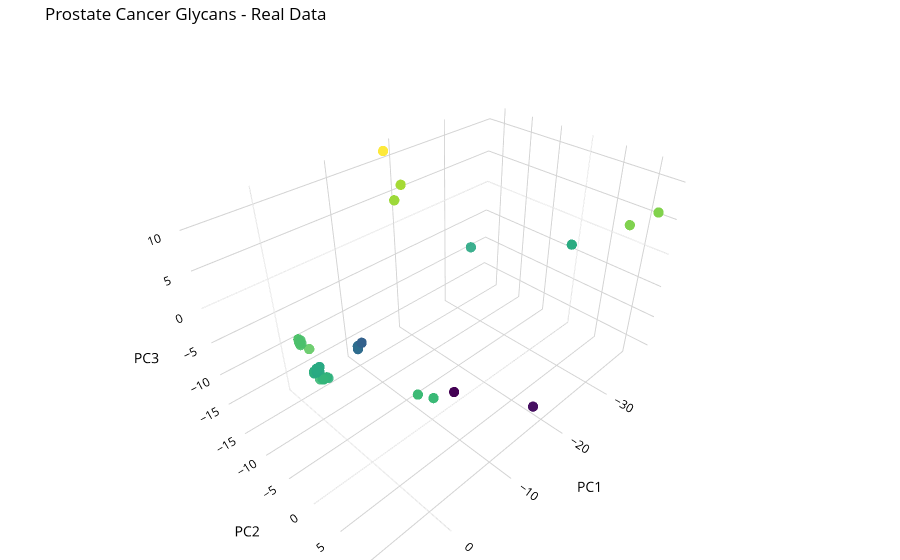
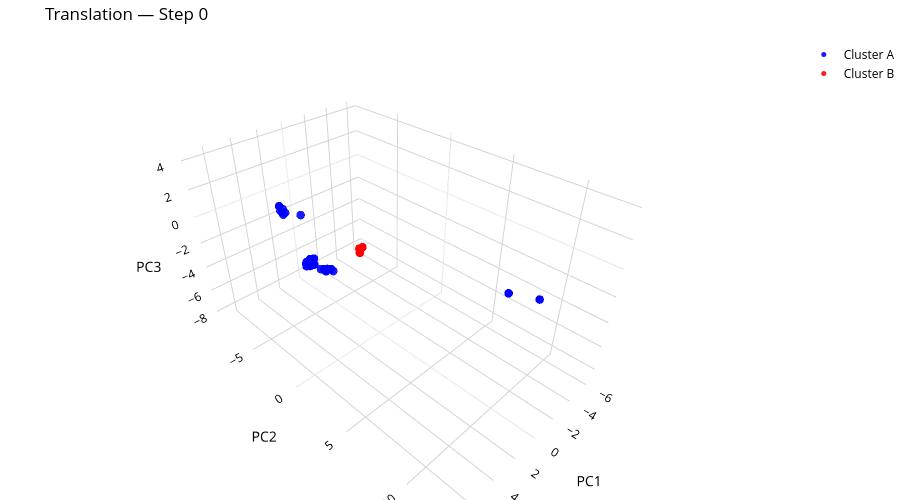
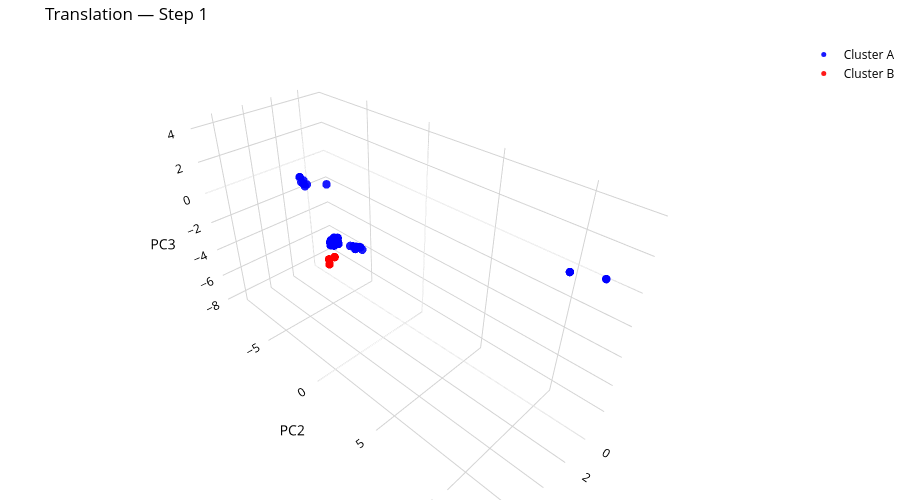
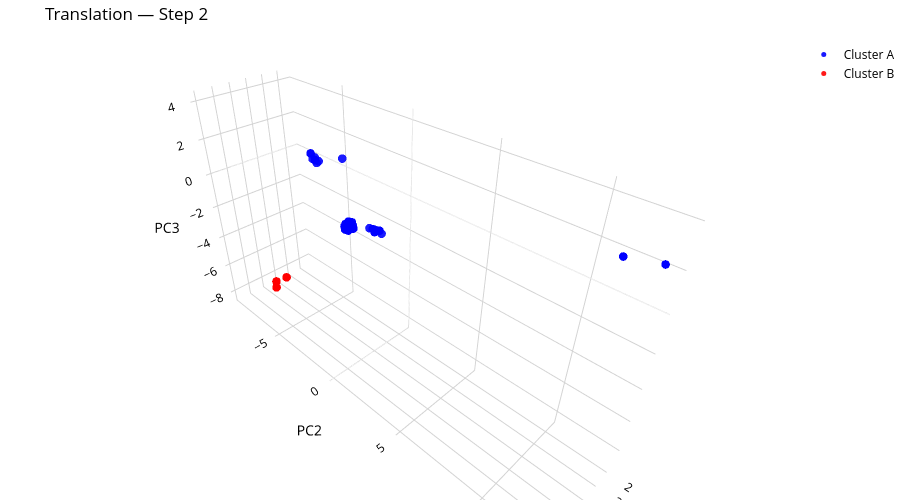

Here is the notebook cell these charts were saved with, in order:
### Code cell
# Original plot for reference
plot_cloud(points, title='Prostate Cancer Glycans - Real Data')

# Make visual sweep steps
def plot_sweep_steps(A, steps, title_prefix, color_A='blue', color_B='red'):
    for i, B_step in enumerate(steps):
        fig = go.Figure()
        
        fig.add_trace(go.Scatter3d(
            x=A[:, 0], y=A[:, 1], z=A[:, 2],
            mode='markers', name='Cluster A',
            marker=dict(size=5, color=color_A, opacity=0.9)
        ))
        fig.add_trace(go.Scatter3d(
            x=B_step[:, 0], y=B_step[:, 1], z=B_step[:, 2],
            mode='markers', name='Cluster B',
            marker=dict(size=5, color=color_B, opacity=0.9)
        ))
        
        fig.update_layout(
            title=f'{title_prefix} — Step {i}',
            scene=dict(
                xaxis_title='PC1', yaxis_title='PC2', zaxis_title='PC3',
                bgcolor='white',
                xaxis=dict(backgroundcolor='white', gridcolor='lightgrey', color='black'),
                yaxis=dict(backgroundcolor='white', gridcolor='lightgrey', color='black'),
                zaxis=dict(backgroundcolor='white', gridcolor='lightgrey', color='black'),
            ),
            paper_bgcolor='white',
            font=dict(color='black'),
            margin=dict(l=0, r=0, t=40, b=0),
            height=500
        )
        fig.show()

# Plot translation steps
plot_sweep_steps(A, translation_steps, title_prefix='Translation')

# Plot rotation steps
plot_sweep_steps(A, rotation_steps, title_prefix='Rotation')
